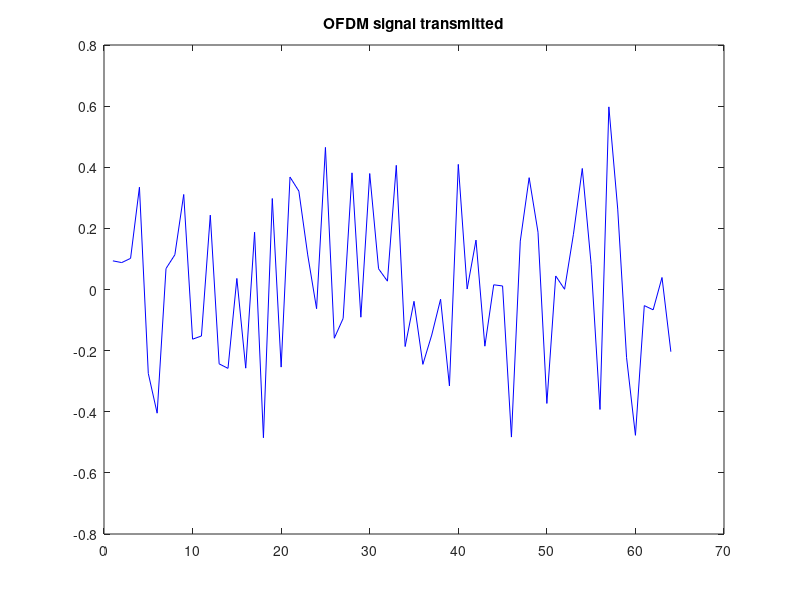
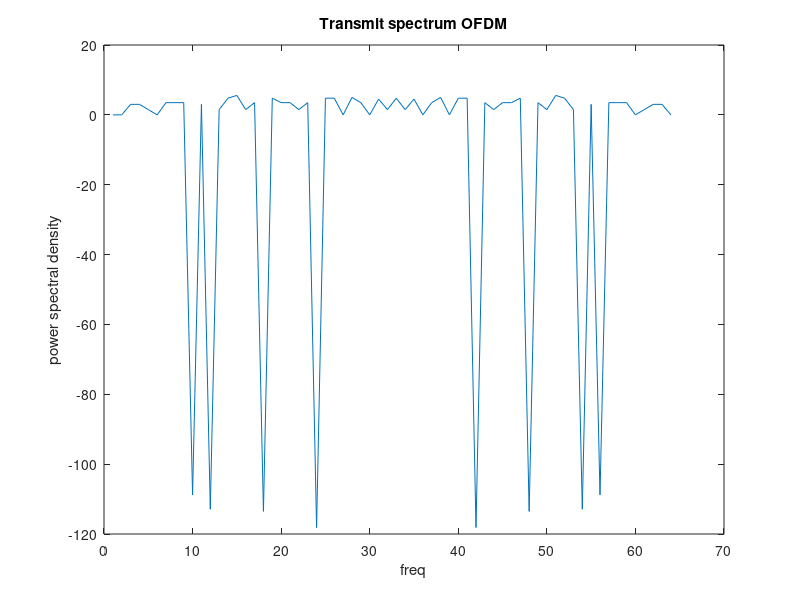
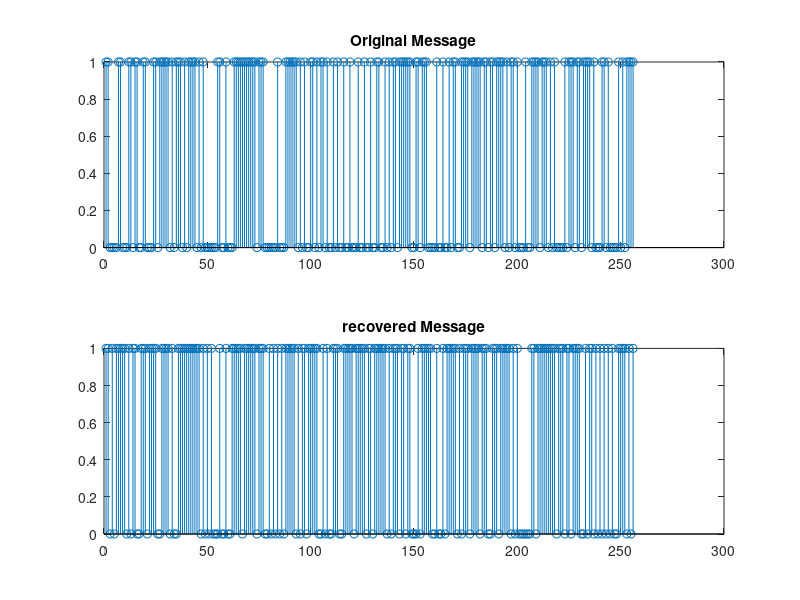

Here is the MATLAB script that generated these plots, in order:
%Nikunj Purohit
%OFDM
clc;
close all;
n = 256;
x=randi([0,1],n,1);
M=16;
k=log2(M);
xsym=bi2de(reshape(x,k,length(x)/k).','left-msb');
y = qammod(xsym,M);
tu = 3.2e-6;
tg=0.8e-6;
ts=tu+tg;
nmin=0;
nmax = 64;
scb=312.5e3;
fc=3.6e9;
Rs=fc;
tt=0:6.2500e-008:ts-6.2500e-008;
c=ifft(y,nmax);
s=real(c'.*(exp(1j*2*pi*fc*tt)));
figure;
plot(real(s),'b');
title('OFDM signal transmitted');
figure;
plot(10*log10(abs(fft(s,nmax))));
title('OFDM spectrum');
xlabel('freq');
ylabel('power spectral density');
title('Transmit spectrum OFDM');
snr = 10;
ynoisy = awgn(s,snr,'measured');
figure;
plot(real(ynoisy),'b');
title('recieved OFDM signal with noise');
z = ynoisy.*exp(1i*2*pi*fc*tt);
z = fft(z,nmax);
zsym = qamdemod(z,(M));
z=de2bi(zsym,'left-msb');
z=reshape(z.',prod(size(z)),1);
[noe,ber] = biterr(x,z);
subplot(2,1,1);
stem(x(1:256));
title('Original Message');
subplot(2,1,2);
stem(z(1:256));
title('recovered Message');